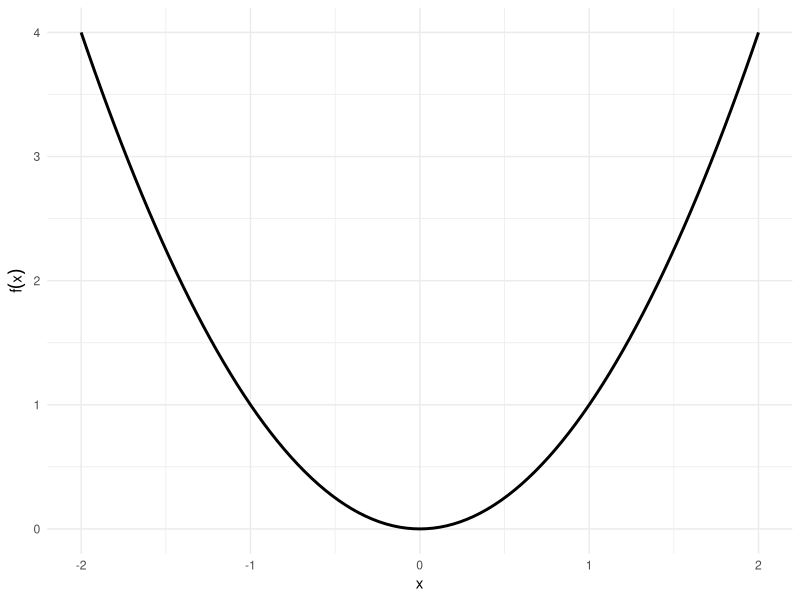
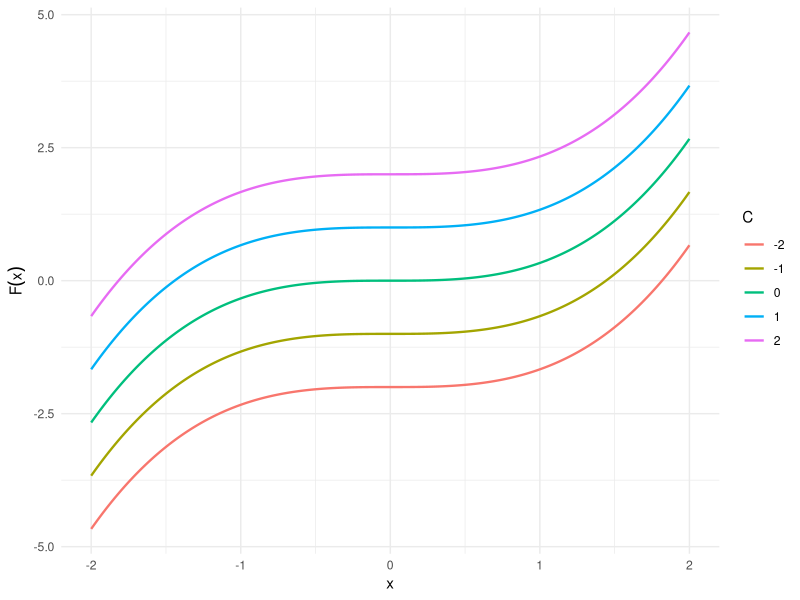
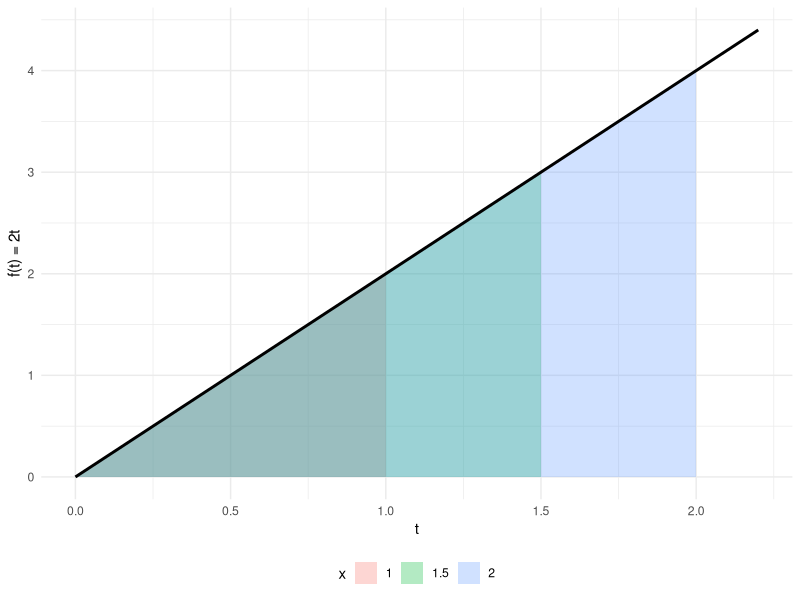
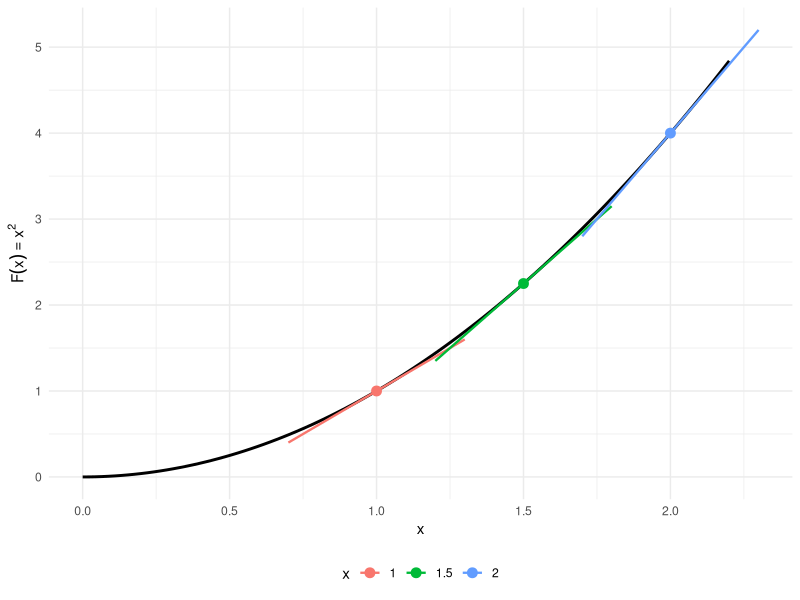
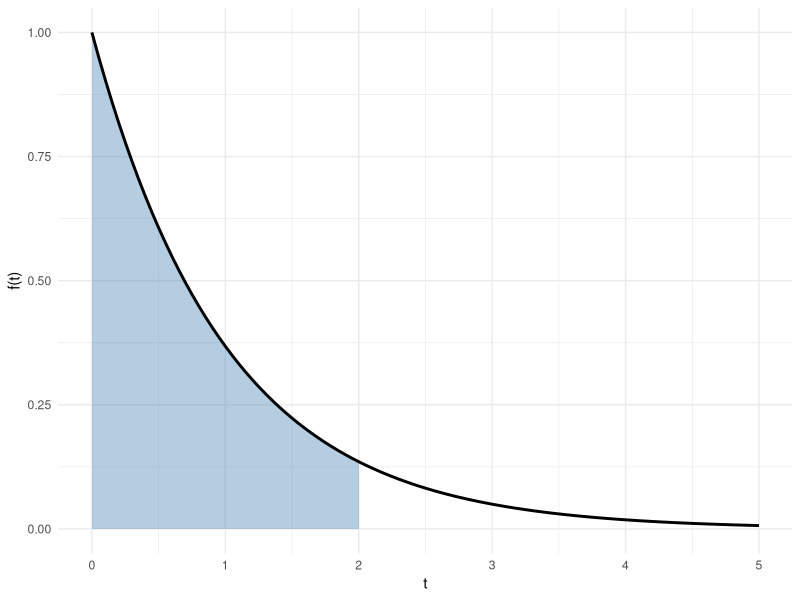
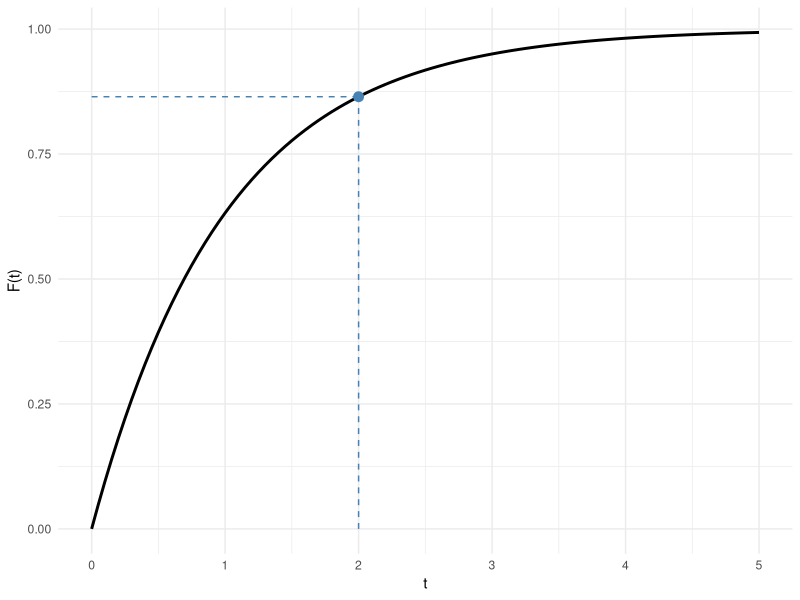

Generate these figures, in order, with R:
## ---- chunk 1
#| label: setup-calc-integrals
#| include: false
library(ggplot2)
## ---- chunk 2
#| code-fold: true
#| layout-ncol: 2
#| fig-subcap:
#|   - "The function $f(x) = x^2$"
#|   - "Family of antiderivatives $F(x) = x^3/3 + C$"

ggplot() +
  geom_function(fun = \(x) x^2, xlim = c(-2, 2), linewidth = 1) +
  labs(x = "x", y = expression(f(x))) +
  theme_minimal()

C_vals <- c(-2, -1, 0, 1, 2)
x_seq <- seq(-2, 2, length.out = 200)
df <- do.call(rbind, lapply(C_vals, \(C) {
  data.frame(
    x = x_seq,
    y = x_seq^3 / 3 + C,
    C = factor(C)
  )
}))

ggplot(df, aes(x = x, y = y, color = C)) +
  geom_line(linewidth = 0.8) +
  labs(x = "x", y = expression(F(x)), color = "C") +
  theme_minimal()
## ---- chunk 3
#| code-fold: true
#| layout-ncol: 2
#| fig-subcap:
#|   - "$f(t) = 2t$; shaded areas equal $F(x)$ at $x \\in \\{1, 1.5, 2\\}$"
#|   - "$F(x) = x^2$; tangent slope at $x$ is $f(x) = 2x$"
x_marks <- c(1, 1.5, 2)
shade_df <- do.call(rbind, lapply(x_marks, \(xv) {
  data.frame(t = seq(0, xv, length.out = 100), x_upper = xv)
}))

ggplot() +
  geom_area(
    data = shade_df,
    aes(x = t, y = 2 * t, group = factor(x_upper), fill = factor(x_upper)),
    alpha = 0.3, position = "identity"
  ) +
  geom_function(fun = \(t) 2 * t, xlim = c(0, 2.2), linewidth = 1) +
  labs(x = "t", y = "f(t) = 2t", fill = "x") +
  theme_minimal() +
  theme(legend.position = "bottom")

slope_df <- data.frame(
  x = x_marks,
  Fx = x_marks^2,
  slope = 2 * x_marks
)

ggplot() +
  geom_function(fun = \(x) x^2, xlim = c(0, 2.2), linewidth = 1) +
  geom_point(
    data = slope_df,
    aes(x = x, y = Fx, color = factor(x)),
    size = 3
  ) +
  geom_segment(
    data = slope_df,
    aes(
      x = x - 0.3, xend = x + 0.3,
      y = Fx - 0.3 * slope, yend = Fx + 0.3 * slope,
      color = factor(x)
    ),
    linewidth = 0.8
  ) +
  labs(x = "x", y = expression(F(x) == x^2), color = "x") +
  theme_minimal() +
  theme(legend.position = "bottom")
## ---- chunk 4
#| code-fold: true
#| layout-ncol: 2
#| fig-subcap:
#|   - "PDF $f(t) = e^{-t}$; shaded area = $F(2) \\approx 0.865$"
#|   - "CDF $F(t) = 1 - e^{-t}$; point marks $F(2)$"
lam <- 1
t_max <- 5

ggplot() +
  geom_area(
    data = data.frame(t = seq(0, 2, length.out = 300)),
    aes(x = t, y = lam * exp(-lam * t)),
    fill = "steelblue", alpha = 0.4
  ) +
  geom_function(
    fun = \(t) lam * exp(-lam * t),
    xlim = c(0, t_max), linewidth = 1
  ) +
  labs(x = "t", y = "f(t)") +
  theme_minimal()

ggplot() +
  geom_function(
    fun = \(t) 1 - exp(-lam * t),
    xlim = c(0, t_max), linewidth = 1
  ) +
  geom_point(aes(x = 2, y = 1 - exp(-lam * 2)), size = 3, color = "steelblue") +
  geom_segment(
    aes(x = 2, xend = 2, y = 0, yend = 1 - exp(-lam * 2)),
    linetype = "dashed", color = "steelblue"
  ) +
  geom_segment(
    aes(x = 0, xend = 2, y = 1 - exp(-lam * 2), yend = 1 - exp(-lam * 2)),
    linetype = "dashed", color = "steelblue"
  ) +
  labs(x = "t", y = "F(t)") +
  theme_minimal()
